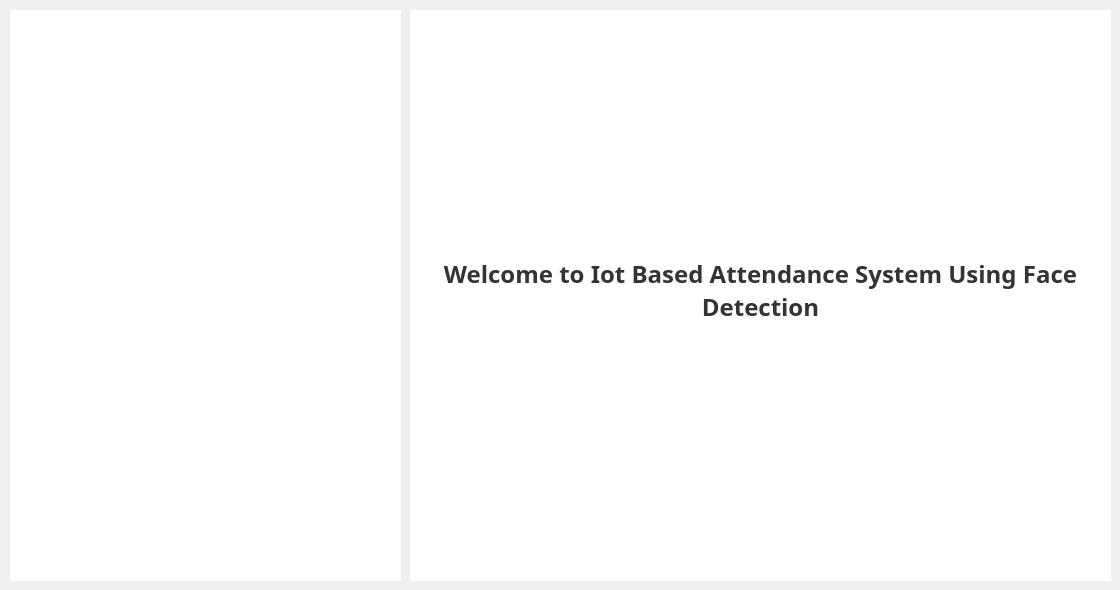
    <widget class="QWidget" name="gridTabWidgetPage1">
     <attribute name="icon">
      <iconset>
       <normaloff>home.png</normaloff>home.png</iconset>
     </attribute>
     <attribute name="title">
      <string/>
     </attribute>
     <widget class="QGraphicsView" name="graphicsView_3">
      <property name="geometry">
       <rect>
        <x>410</x>
        <y>10</y>
        <width>701</width>
        <height>571</height>
       </rect>
      </property>
      <property name="styleSheet">
       <string notr="true">border-image: url(:/QLabel/bg.jpg);
border-radius:30</string>
      </property>
     </widget>
     <widget class="QLabel" name="label_4">
      <property name="geometry">
       <rect>
        <x>430</x>
        <y>20</y>
        <width>661</width>
        <height>541</height>
       </rect>
      </property>
      <property name="font">
       <font>
        <family>Office</family>
        <pointsize>18</pointsize>
        <weight>75</weight>
        <bold>true</bold>
       </font>
      </property>
      <property name="styleSheet">
       <string notr="true">background-color: rgb(255, 255, 255);
color: rgb(51, 53, 52);
background-color: qlineargradient(spread:pad, x1:0, y1:0, x2:1, y2:0, stop:0 rgba(0, 0, 0, 0), stop:1 rgba(255, 255, 255, 255));
border-radius:30</string>
      </property>
      <property name="text">
       <string>Welcome to Iot Based Attendance System Using Face Detection</string>
      </property>
      <property name="textFormat">
       <enum>Qt::RichText</enum>
      </property>
      <property name="alignment">
       <set>Qt::AlignCenter</set>
      </property>
      <property name="wordWrap">
       <bool>true</bool>
      </property>
     </widget>
     <widget class="QLabel" name="label_25">
      <property name="geometry">
       <rect>
        <x>10</x>
        <y>10</y>
        <width>391</width>
        <height>571</height>
       </rect>
      </property>
      <property name="styleSheet">
       <string notr="true">background-color: rgb(255, 255, 255);
</string>
      </property>
      <property name="text">
       <string/>
      </property>
      <property name="scaledContents">
       <bool>true</bool>
      </property>
     </widget>
    </widget>
